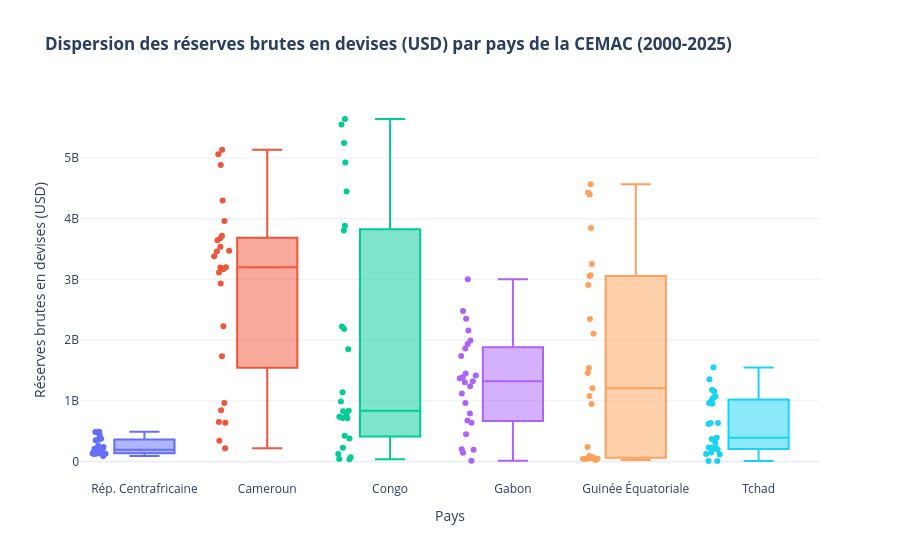

Notebook code cell kept with this figure:
### Markdown cell above
## Distribution des réserves de change

### Code cell
fig_reserves = px.box(
    df_recent,
    x = "Pays",
    y = "Reserves_Change_USD",
    color = "Pays",
    points = "all",
    title="<b>Dispersion des réserves brutes en devises (USD) par pays de la CEMAC (2000-2025)</b>",
    labels={"Reserves_Change_USD": "Réserves brutes en devises (USD)", "Pays": "Pays"}
)
fig_reserves.update_layout(
    template="plotly_white",
    hovermode="x unified",
    showlegend=False
)
fig_reserves.show()

### Figure 1 — Plotly figure (JSON) as saved in the notebook; plotly's stock layout.template omitted (floating-point values rounded to 4 significant figures)
{"data": [{"alignmentgroup": "True", "boxpoints": "all", "hovertemplate": "Pays=%{x}<br>Réserves brutes en devises (USD)=%{y}<extra></extra>", "legendgroup": "Rép. Centrafricaine", "marker": {"color": "#636efa"}, "name": "Rép. Centrafricaine", "notched": false, "offsetgroup": "Rép. Centrafricaine", "orientation": "v", "showlegend": true, "type": "box", "x": ["Rép. Centrafricaine", "Rép. Centrafricaine", "Rép. Centrafricaine", "Rép. Centrafricaine", "Rép. Centrafricaine", "Rép. Centrafricaine", "Rép. Centrafricaine", "Rép. Centrafricaine", "Rép. Centrafricaine", "Rép. Centrafricaine", "Rép. Centrafricaine", "Rép. Centrafricaine", "Rép. Centrafricaine", "Rép. Centrafricaine", "Rép. Centrafricaine", "Rép. Centrafricaine", "Rép. Centrafricaine", "Rép. Centrafricaine", "Rép. Centrafricaine", "Rép. Centrafricaine", "Rép. Centrafricaine", "Rép. Centrafricaine", "Rép. Centrafricaine", "Rép. Centrafricaine", "Rép. Centrafricaine", "Rép. Centrafricaine"], "x0": " ", "xaxis": "x", "y": [136300000.0, 121800000.0, 127100000.0, 137100000.0, 153200000.0, 144900000.0, 132400000.0, 91870000.0, 131500000.0, 210600000.0, 181200000.0, 154500000.0, 157900000.0, 193700000.0, 259600000.0, 213800000.0, 239800000.0, 362700000.0, 361800000.0, 350300000.0, 432500000.0, 483900000.0, 374400000.0, 479600000.0, 489300000.0, NaN], "y0": " ", "yaxis": "y"}, {"alignmentgroup": "True", "boxpoints": "all", "hovertemplate": "Pays=%{x}<br>Réserves brutes en devises (USD)=%{y}<extra></extra>", "legendgroup": "Cameroun", "marker": {"color": "#EF553B"}, "name": "Cameroun", "notched": false, "offsetgroup": "Cameroun", "orientation": "v", "showlegend": true, "type": "box", "x": ["Cameroun", "Cameroun", "Cameroun", "Cameroun", "Cameroun", "Cameroun", "Cameroun", "Cameroun", "Cameroun", "Cameroun", "Cameroun", "Cameroun", "Cameroun", "Cameroun", "Cameroun", "Cameroun", "Cameroun", "Cameroun", "Cameroun", "Cameroun", "Cameroun", "Cameroun", "Cameroun", "Cameroun", "Cameroun", "Cameroun"], "x0": " ", "xaxis": "x", "y": [220200000.0, 340100000.0, 639900000.0, 652100000.0, 842400000.0, 964700000.0, 1735000000.0, 2932000000.0, 3113000000.0, 3676000000.0, 3643000000.0, 3199000000.0, 3381000000.0, 3472000000.0, 3168000000.0, 3536000000.0, 2226000000.0, 3197000000.0, 3459000000.0, 3720000000.0, 3962000000.0, 4300000000.0, 5133000000.0, 4882000000.0, 5062000000.0, NaN], "y0": " ", "yaxis": "y"}, {"alignmentgroup": "True", "boxpoints": "all", "hovertemplate": "Pays=%{x}<br>Réserves brutes en devises (USD)=%{y}<extra></extra>", "legendgroup": "Congo", "marker": {"color": "#00cc96"}, "name": "Congo", "notched": false, "offsetgroup": "Congo", "orientation": "v", "showlegend": true, "type": "box", "x": ["Congo", "Congo", "Congo", "Congo", "Congo", "Congo", "Congo", "Congo", "Congo", "Congo", "Congo", "Congo", "Congo", "Congo", "Congo", "Congo", "Congo", "Congo", "Congo", "Congo", "Congo", "Congo", "Congo", "Congo", "Congo", "Congo"], "x0": " ", "xaxis": "x", "y": [225100000.0, 71990000.0, 35450000.0, 39440000.0, 124500000.0, 737500000.0, 1848000000.0, 2184000000.0, 3881000000.0, 3806000000.0, 4447000000.0, 5641000000.0, 5550000000.0, 5245000000.0, 4926000000.0, 2221000000.0, 714400000.0, 380000000.0, 423600000.0, 988300000.0, 1141000000.0, 828600000.0, 835600000.0, 715400000.0, 758600000.0, NaN], "y0": " ", "yaxis": "y"}, {"alignmentgroup": "True", "boxpoints": "all", "hovertemplate": "Pays=%{x}<br>Réserves brutes en devises (USD)=%{y}<extra></extra>", "legendgroup": "Gabon", "marker": {"color": "#ab63fa"}, "name": "Gabon", "notched": false, "offsetgroup": "Gabon", "orientation": "v", "showlegend": true, "type": "box", "x": ["Gabon", "Gabon", "Gabon", "Gabon", "Gabon", "Gabon", "Gabon", "Gabon", "Gabon", "Gabon", "Gabon", "Gabon", "Gabon", "Gabon", "Gabon", "Gabon", "Gabon", "Gabon", "Gabon", "Gabon", "Gabon", "Gabon", "Gabon", "Gabon", "Gabon", "Gabon"], "x0": " ", "xaxis": "x", "y": [193600000.0, 13400000.0, 144100000.0, 201900000.0, 449000000.0, 675100000.0, 1122000000.0, 1238000000.0, 1935000000.0, 1993000000.0, 1736000000.0, 2157000000.0, 2352000000.0, 3004000000.0, 2478000000.0, 1863000000.0, 789300000.0, 965100000.0, 1321000000.0, 1372000000.0, 1386000000.0, 1304000000.0, 1415000000.0, 1447000000.0, 638800000.0, NaN], "y0": " ", "yaxis": "y"}, {"alignmentgroup": "True", "boxpoints": "all", "hovertemplate": "Pays=%{x}<br>Réserves brutes en devises (USD)=%{y}<extra></extra>", "legendgroup": "Guinée Équatoriale", "marker": {"color": "#FFA15A"}, "name": "Guinée Équatoriale", "notched": false, "offsetgroup": "Guinée Équatoriale", "orientation": "v", "showlegend": true, "type": "box", "x": ["Guinée Équatoriale", "Guinée Équatoriale", "Guinée Équatoriale", "Guinée Équatoriale", "Guinée Équatoriale", "Guinée Équatoriale", "Guinée Équatoriale", "Guinée Équatoriale", "Guinée Équatoriale", "Guinée Équatoriale", "Guinée Équatoriale", "Guinée Équatoriale", "Guinée Équatoriale", "Guinée Équatoriale", "Guinée Équatoriale", "Guinée Équatoriale", "Guinée Équatoriale", "Guinée Équatoriale", "Guinée Équatoriale", "Guinée Équatoriale", "Guinée Équatoriale", "Guinée Équatoriale", "Guinée Équatoriale", "Guinée Équatoriale", "Guinée Équatoriale", "Guinée Équatoriale"], "x0": " ", "xaxis": "x", "y": [23010000.0, 70850000.0, 88540000.0, 237700000.0, 945000000.0, 2102000000.0, 3067000000.0, 3846000000.0, 4431000000.0, 3252000000.0, 2346000000.0, 3054000000.0, 4397000000.0, 4567000000.0, 2907000000.0, 1205000000.0, 62310000.0, 45500000.0, 48930000.0, 40820000.0, 60830000.0, 44270000.0, 1458000000.0, 1538000000.0, 1077000000.0, NaN], "y0": " ", "yaxis": "y"}, {"alignmentgroup": "True", "boxpoints": "all", "hovertemplate": "Pays=%{x}<br>Réserves brutes en devises (USD)=%{y}<extra></extra>", "legendgroup": "Tchad", "marker": {"color": "#19d3f3"}, "name": "Tchad", "notched": false, "offsetgroup": "Tchad", "orientation": "v", "showlegend": true, "type": "box", "x": ["Tchad", "Tchad", "Tchad", "Tchad", "Tchad", "Tchad", "Tchad", "Tchad", "Tchad", "Tchad", "Tchad", "Tchad", "Tchad", "Tchad", "Tchad", "Tchad", "Tchad", "Tchad", "Tchad", "Tchad", "Tchad", "Tchad", "Tchad", "Tchad", "Tchad", "Tchad"], "x0": " ", "xaxis": "x", "y": [113800000.0, 125500000.0, 222500000.0, 191700000.0, 226600000.0, 231300000.0, 632200000.0, 964300000.0, 1355000000.0, 616700000.0, 632400000.0, 951100000.0, 1156000000.0, 1183000000.0, 1076000000.0, 368900000.0, 8184000.0, 8575000.0, 147800000.0, 310000000.0, 390700000.0, 211600000.0, 1013000000.0, 1050000000.0, 1548000000.0, NaN], "y0": " ", "yaxis": "y"}], "layout": {"boxmode": "overlay", "hovermode": "x unified", "legend": {"title": {"text": "Pays"}, "tracegroupgap": 0}, "showlegend": false, "title": {"text": "<b>Dispersion des réserves brutes en devises (USD) par pays de la CEMAC (2000-2025)</b>"}, "xaxis": {"anchor": "y", "categoryarray": ["Rép. Centrafricaine", "Cameroun", "Congo", "Gabon", "Guinée Équatoriale", "Tchad"], "categoryorder": "array", "domain": [0, 1], "title": {"text": "Pays"}}, "yaxis": {"anchor": "x", "domain": [0, 1], "title": {"text": "Réserves brutes en devises (USD)"}}}}
